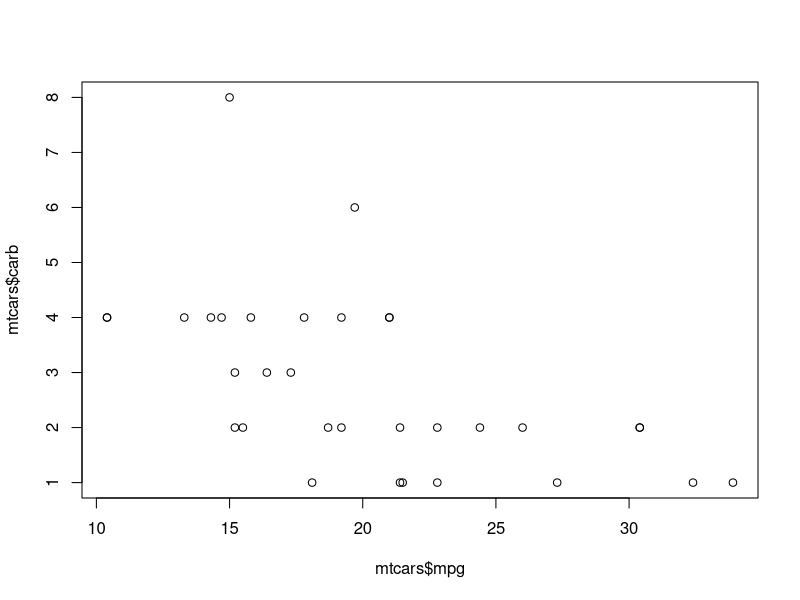
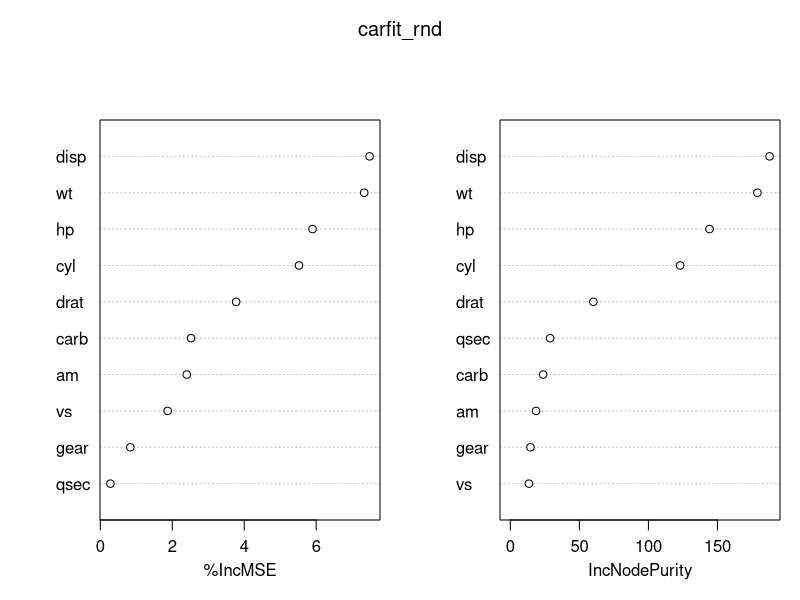

Write R code to recreate these figures, in order.
# Script To use the following Decission Tree and Ensemble techniques for simple predictive analytics
# The script is intentionally kept simple to cover the basics of using simple decission tree and ensemble techniques

# Play with data
?mtcars
mtcars
plot(mtcars$mpg,mtcars$carb)
finalResult = list()

#Sample the data set
smp_size <- floor(0.75 * nrow(mtcars))
train_ind <- sample(seq_len(nrow(mtcars)), size = smp_size)
train <- mtcars[train_ind,]
test <- mtcars[-train_ind,]
test_orig <- test$mpg

# Generate formula
f <- as.formula(paste("mpg ~ ",paste(names(train)[-1],collapse = " + ")))
library(rpart)


#####################################################################################
#Decission Tree Refresher: http://snap.stanford.edu/class/cs246-2015/slides/14-dt.pdf
#build a simple decission tree model
carfit_dt <- rpart(f, data = train, method = "anova")

#Predict using Decission Tree
test_pred_dt <- predict(carfit_dt, test[,-1])

#Calculate accuracy
med <- median(test_orig)
RMSE_dt <- sqrt(mean((test_orig-test_pred_dt)^2))
finalResult$DT <- (1-RMSE_dt/med)

#####################################################################################
# Random Forest Simple explanation: http://trevorstephens.com/post/73770963794/titanic-getting-started-with-r-part-5-random
#build a random forest model
set.seed(415)
install.packages('randomForest')
library(randomForest)
carfit_rnd <- randomForest(f,data = train,importance=TRUE,ntree=150)

#See the imnportance of each variable
varImpPlot(carfit_rnd)

#predict using rand forest
test_pred_rnd <- predict(carfit_rnd, test[,-1])

#Calculate accuracy
med <- median(test_orig)
med <- mean(test_orig)
RMSE_rnd <- sqrt(mean((test_orig-test_pred_rnd)^2))
RMSE_rnd
finalResult$Rnd_For <- 1-RMSE_rnd/med

#####################################################################################
# http://trevorstephens.com/post/73770963794/titanic-getting-started-with-r-part-5-random
#Build a Conditional Tree Forest
library(party)
carfit_cforest <- cforest(f,data = train)

#Predict
test_pred_cforest <- predict(carfit_cforest,test[,-1],OOB = TRUE,type = "response")
test_pred_cforest
#Calculate accuracy
med <- median(test_orig)
RMSE_cforest <- sqrt(mean((test_orig-test_pred_cforest)^2))
RMSE_cforest
finalResult$RMSE_cforest <- 1-RMSE_rnd/med
finalResult

#####################################################################################
#
#Build a bagging model
install.packages("ipred")
library(ipred)
carfit_bag <- bagging(f,data = train,control=rpart.control(minsplit=5))

#Predict
test_pred_cforest <- predict(carfit_bag,OOB = TRUE)

#Calculate accuracy
med <- median(test_orig)
RMSE_cforest <- sqrt(mean((test_orig-test_pred_cforest)^2))
RMSE_cforest
finalResult$RMSE_cforest <- 1-RMSE_rnd/med
finalResult
